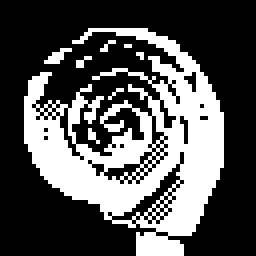
#> input picture images/splash/source/snailware_64x64.png, 64 x 64 px (shown 4 times larger)
$ python gen_splash.py
#> lines starting #> are read from the running program, lines starting #| are printed output that depends on the picture; after the words box and inside, x2 and y2 are one past the last pixel; in counts of white or black regions, pixels touching at a corner belong together
### tools/gen_panels.py
#!/usr/bin/env python3
"""Render the fixed story panels and restoration overlays as source art.

The external 6x8 font already owns the glyphs. This tool bakes text that never
changes into opaque 128x64 FX images, so the device draws one panel instead of
repeating cursor/string calls. Selection variants bake the inverted row bar too;
the renderer only picks an image.

Restoration sprites are plus-mask blobs (transparent background) for the survey
ring, inactive mooring, pump flow and lift cable. Dynamic labels, status and
clocks stay native text; campaign deliveries have no reward line.

Panel text is resolved from ``fxdata/fxdata.txt`` so the declarations remain the
single source of truth. The output is deterministic: fixed specs, fixed glyphs,
and no timestamps.
"""

from __future__ import annotations

import argparse
import json
import re
from pathlib import Path

from PIL import Image

from gen_font import FRAME_HEIGHT, FRAME_WIDTH, GLYPHS

SIZE = (128, 64)
TEXT_COLOR = (255, 255, 255, 255)
BG_COLOR = (0, 0, 0, 255)
CLEAR = (0, 0, 0, 0)

STRING_RE = re.compile(r"^string\s+(?P<name>[A-Za-z_][A-Za-z0-9_]*)\s*=\s*'(?P<text>[^']*)'", re.M)

# The game font intentionally keeps only the glyphs its text used before the
# story panels. The standard Arduboy 5x7 question mark is needed by the two
# confirmation prompts, so bake it here instead of changing the shared font
# image (its frame count and FX offsets are part of the shipped layout).
EXTRA_GLYPHS = {
    0x3F: (0x02, 0x01, 0x59, 0x09, 0x06),
    0x2E: (0x00, 0x00, 0x00, 0x00, 0x60),
    0x2C: (0x00, 0x00, 0x00, 0x60, 0x40),
}


def load_strings(path):
    text = Path(path).read_text(encoding="utf-8")
    return {match.group("name"): match.group("text") for match in STRING_RE.finditer(text)}


def glyph_columns(char):
    try:
        code = ord(char)
        if code in EXTRA_GLYPHS:
            return EXTRA_GLYPHS[code]
        return GLYPHS[code]
    except KeyError as exc:
        raise ValueError("panel text uses unsupported character {!r}".format(char)) from exc


def draw_text(image, x, y, text, color=TEXT_COLOR):
    """Draw one 6x8 row without any anti-aliasing or background cell."""
    if x < 0 or y < 0 or y >= image.height:
        raise ValueError("panel row {!r} at ({}, {}) leaves the image".format(text, x, y))
    if x + text_width(text) > image.width:
        raise ValueError("panel row {!r} is too wide for {} px".format(text, image.width))
    pixels = image.load()
    for index, char in enumerate(text):
        base = x + index * FRAME_WIDTH
        for column, bits in enumerate(glyph_columns(char)):
            for row in range(FRAME_HEIGHT):
                if bits & (1 << row):
                    px = base + column
                    py = y + row
                    if 0 <= px < image.width and 0 <= py < image.height:
                        pixels[px, py] = color


def text_width(text):
    return len(text) * FRAME_WIDTH


# [5 lines left out: function checked_text, not called in this run]


def line(strings, name, x, y, color=TEXT_COLOR):
    return (checked_text(strings, name), x, y, color)


def centered(strings, name, y, color=TEXT_COLOR):
    return line(strings, name, 4, y, color)


# [261 lines left out: functions add_divider, add_network, ending_network, story_motif, story_card, not called in this run]


STORY_CARDS = (
    ("first", "BENTHOS", ("A HAND AT THE GLASS.",)),
    ("pump", "PUMP REFUGE", ("THE CREWS COME BACK.",)),
    ("lift", "CORMORANT", ("CRATES CLIMB AGAIN.",)),
    ("beacon", "DEEP ANCHOR", ("A LIGHT ANSWERS.",)),
)


def story_panels(strings):
    return [story_card(strings, title, lines, motif) for motif, title, lines in STORY_CARDS]


# [41 lines left out: functions story_preview, ending_thanks, confirm, panels, not called in this run]


def blank_sprite(width, height):
    return Image.new("RGBA", (width, height), CLEAR)


# [49 lines left out: functions survey_ring, mooring, pump_flow, lift_cable, not called in this run]


STATUS_STRINGS = (
    "txt_no_save",
    "txt_save_ready",
)
TITLE_ROWS = ("txt_continue", "txt_new_voyage")


# [92 lines left out: functions title_menu_frame, title_panels, pause_panels, campaign_panels, not called in this run]


# Berth silhouettes, one 16x8 row-major bitmap per berth, MSB = left pixel.
# Order matches campaign::Berth. These are opaque icons packed by gen_sprites.
BERTH_ICON_ROWS = (
    (0x739C, 0x739C, 0x739C, 0x739C, 0x739C, 0x739C, 0xFFFF, 0x0000),  # Tidewall seawall
    (0x0100, 0x0380, 0x0FF0, 0x1FF8, 0x3FFC, 0x3FFC, 0x1FF8, 0x0000),  # Benthos lamp dome
    (0x0800, 0x0800, 0x0FFF, 0x0800, 0x0800, 0x080E, 0x080E, 0xFFFF),  # Cormorant crane
    (0x0100, 0x0380, 0x0100, 0x0FE0, 0x0100, 0x0920, 0x1930, 0x0000),  # Deep Anchor
    (0x0080, 0x0080, 0x0880, 0x0880, 0x0F80, 0x0880, 0x38E0, 0x3FF8),  # Pump Refuge
    (0xFFFF, 0x4002, 0x2004, 0x1008, 0x0810, 0x0420, 0x0240, 0x0000),  # Lower Gantry
    (0x0000, 0x0F80, 0x0880, 0x0F80, 0x3EF8, 0x2288, 0x3EF8, 0x0000),  # Freight Yard crates
    (0x8001, 0x43C2, 0x27E4, 0x17E8, 0x0FF0, 0x0180, 0x0180, 0x0000),  # Deep Relay dish
)


# [50 lines left out: functions berth_icon_sheet, write_dir, main, not called in this run]


# [2 lines that do not run on import are left out]

### tools/gen_splash.py
#!/usr/bin/env python3
"""Compose two opaque startup frames from the original logo and story art."""
import json
from pathlib import Path

from PIL import Image, ImageDraw

from gen_panels import draw_text

ROOT = Path(__file__).resolve().parents[1]


def frames(root=ROOT):
    logo = Image.open(root / "images/splash/source/snailware_64x64.png").convert("L")
#> logo is the input picture: PIL image 64x64 L; 32.7% white; 8 white regions (7 under 20 px), largest, box (x1, y1, x2, y2) and area: (6, 7, 56, 64) 1298
    if logo.size != (64, 64):
        raise ValueError("Snailware source must be 64x64")
    logo = logo.point(lambda p: 255 if p >= 128 else 0).convert("RGBA")
#> logo: PIL image 64x64 RGBA
    brand = Image.new("RGBA", (128, 64), "black")
    brand.paste(logo, (32, 0))
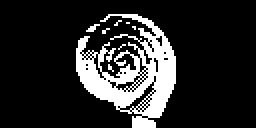
#> brand: PIL image 128x64 RGBA (shown 2 times larger); mean R, G, B, A 41.6, 41.6, 41.6, 255
    draw_text(brand, 1, 10, "SNAIL")
    draw_text(brand, 100, 10, "WARE")

    # Reuse the canonical first-arrival art, with quiet bands for the title and
    # button prompt. The sheet row is named by scenes.json rather than an index.
    source = root / "story/scenes.json"
#> (the run stopped early here; a loop or call above may not have finished)
